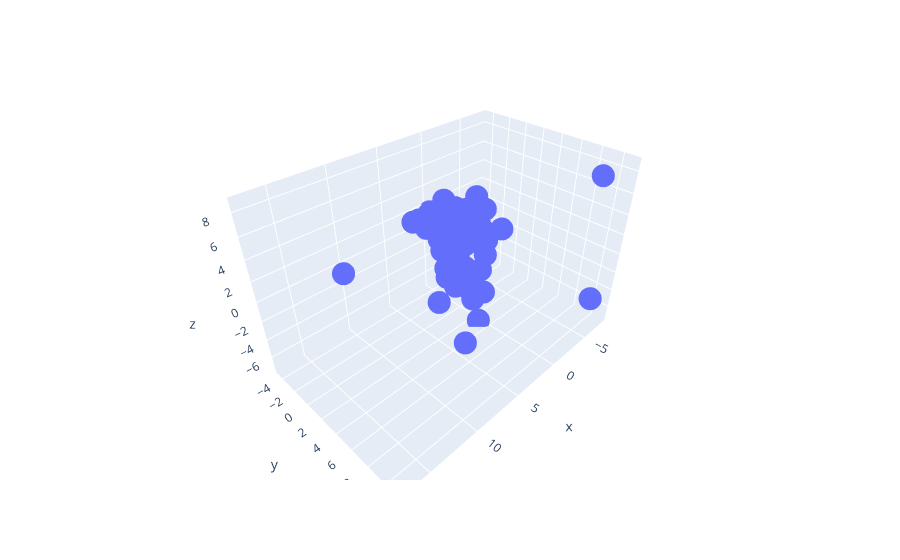

Notebook code for this chart:
### Markdown cell above
We have a bit of a drop in variance after the first three components which means we we can plot the first three components and see a good amount of the variance.

### Code cell
pca_df=principalComponents

fig=px.scatter_3d(x=principalComponents[:,0],y=principalComponents[:,1],z=principalComponents[:,2])
fig.show()
